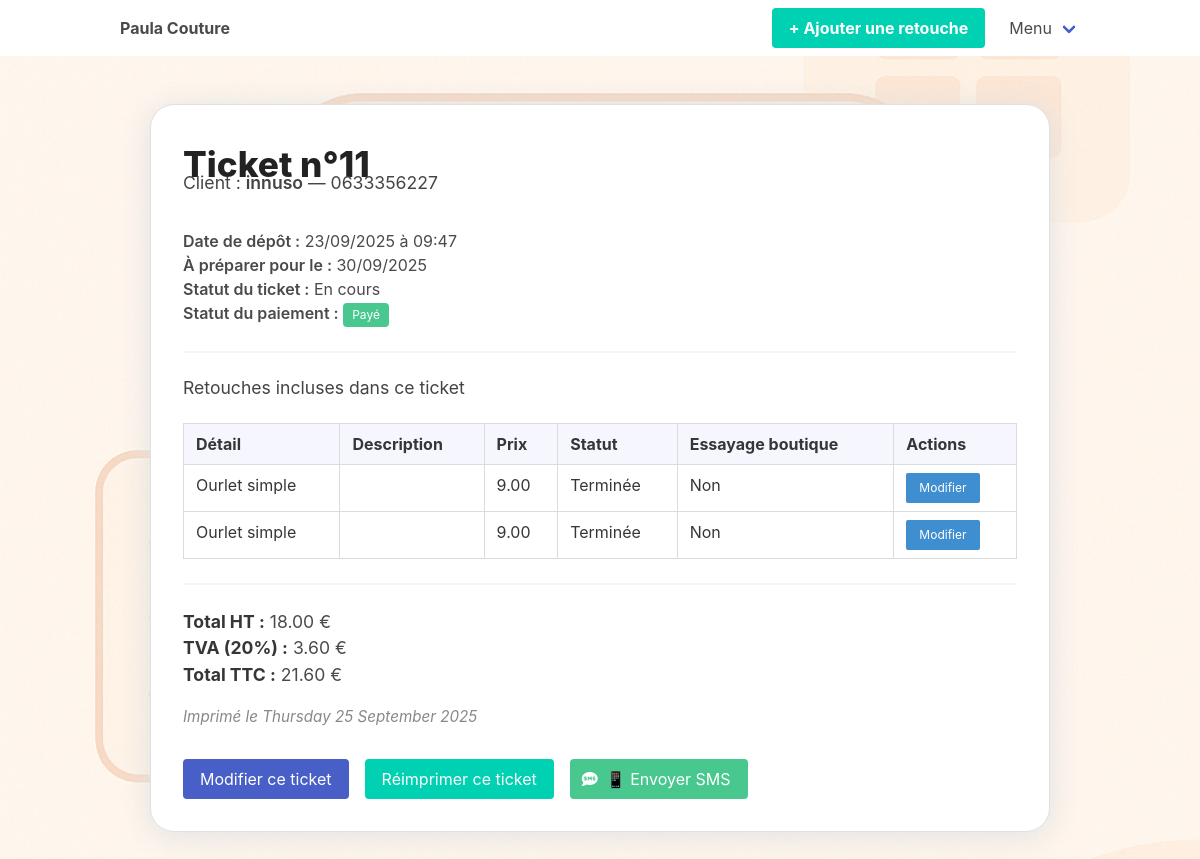
/ticket/11, run on the app's committed database.
### mon_atelier/routes.py (models this page shows, shortened)
class Ticket(db.Model):
    id = db.Column(db.Integer, primary_key=True)
    client_id = db.Column(db.Integer, db.ForeignKey('client.id'), nullable=False)
    date_creation = db.Column(db.DateTime, default=datetime.utcnow)
    date_echeance = db.Column(db.Date, nullable=True)
    statut = db.Column(db.String(20), default='En cours')
    commentaire = db.Column(db.Text, nullable=True)
    paye = db.Column(db.Boolean, default=False, nullable=False)
    retouches = db.relationship('Retouche', backref='ticket', cascade="all, delete-orphan")

class Client(db.Model):
    id = db.Column(db.Integer, primary_key=True)
    nom = db.Column(db.String(100), nullable=False)
    numero_telephone = db.Column(db.String(20), nullable=True, unique=False)
    retouches = db.relationship('Retouche', backref='client', lazy='dynamic', cascade="all, delete-orphan")
    tickets = db.relationship('Ticket', backref='client', lazy=True)

class Retouche(db.Model):
    client_id = db.Column(db.Integer, db.ForeignKey('client.id'), nullable=False)
    ticket_id = db.Column(db.Integer, db.ForeignKey('ticket.id'), nullable=False)
    id = db.Column(db.Integer, primary_key=True)
    prix = db.Column(db.Float, nullable=True)
    description = db.Column(db.Text, nullable=True)
    statut = db.Column(db.String(20), default='En cours')
    essayage_boutique = db.Column(db.Boolean, default=False)
    detail_retouche_id = db.Column(db.Integer, db.ForeignKey('detail_retouche.id'), nullable=True)
    detail = db.relationship('DetailRetouche', backref='retouches')

class DetailRetouche(db.Model):
    id = db.Column(db.Integer, primary_key=True)
    nom = db.Column(db.String(100), nullable=False)
    prix = db.Column(db.Float, nullable=True)
    sous_categorie_id = db.Column(db.Integer, db.ForeignKey('sous_categorie.id'), nullable=False)
    fournitures = db.relationship('Fourniture', secondary=retouche_fournitures, lazy='subquery',
    backref=db.backref('details_retouche', lazy=True))

### mon_atelier/routes.py (the view)
@app.route('/ticket/<int:ticket_id>')
def detail_ticket(ticket_id):
    ticket = Ticket.query.get_or_404(ticket_id)
    client = ticket.client
    retouches = ticket.retouches
    total_ht = sum(r.prix or 0.0 for r in retouches)
    tva_rate = app.config.get('TVA_RATE', 0.2)
    montant_tva = total_ht * tva_rate
    total_ttc = total_ht + montant_tva
    now = datetime.now()
    now_fr = now.strftime('%A %d %B %Y')
    return render_template(
        'ticket_detail.html',
        ticket=ticket,
        client=client,
        retouches=retouches,
        total_ht=total_ht,
        montant_tva=montant_tva,
        total_ttc=total_ttc,
        tva_rate=tva_rate,
        now=now,
        now_fr=now_fr
    )

### mon_atelier/__init__.py (called while the page is built)
@app.context_processor
def inject_config():
    return dict(config=app.config)

@app.context_processor
def inject_timedelta():
    return dict(timedelta=timedelta)

### mon_atelier/templates/ticket_detail.html (shortened to what this page needs)
{% extends 'base.html' %}
{% block content %}
<section class="section" style="background: #eaf3fa; min-height: 100vh;">
    <div class="container">
        <div class="box" style="max-width: 900px; margin: 0 auto; box-shadow: 0 4px 32px #e0e0e0; border-radius: 24px; overflow: hidden; background: #fff; padding: 2.5rem 2rem 2rem 2rem;">
            <h1 class="title" style="font-size:2.2rem; font-weight:800; color:#222; margin-bottom:0.2em;">Ticket n°{{ ticket.id }}</h1>
            <h2 class="subtitle" style="font-size:1.1rem; color:#444; margin-bottom:2em;">Client : <span style="font-weight:600;">{{ client.nom }}</span> — {{ client.numero_telephone }}</h2>
            <div style="margin-bottom:1.2em;">
                <span style="font-weight:600;">Date de dépôt :</span> {{ ticket.date_creation.strftime('%d/%m/%Y à %H:%M') if ticket.date_creation else 'Non renseignée' }}<br>
                <span style="font-weight:600;">À préparer pour le :</span> {{ ticket.date_echeance.strftime('%d/%m/%Y') if ticket.date_echeance else 'Non renseignée' }}<br>
                <span style="font-weight:600;">Statut du ticket :</span> {{ ticket.statut }}<br>
                <span style="font-weight:600;">Statut du paiement :</span>
                {% if ticket.paye %}
                    <span class="tag is-success">Payé</span>
                {% else %}
                    <span class="tag is-warning">Non Payé</span>
                {% endif %}<br>
            </div>
            <hr>
            <h2 class="subtitle is-4" style="font-size:1.1rem; color:#444;">Retouches incluses dans ce ticket</h2>
            <div style="overflow-x:auto;">
                <table class="table is-fullwidth is-bordered" style="background:#fff;">
                    <thead>
                        <tr style="background:#f6f6ff;">
                            <th>Détail</th>
                            <th>Description</th>
                            <th>Prix</th>
                            <th>Statut</th>
                            <th>Essayage boutique</th>
                            <th>Actions</th>
                        </tr>
                    </thead>
                    <tbody>
                        {% for r in retouches %}
                        <tr data-id="{{ r.id }}">
                            <td class="retouche-detail">{{ r.detail.nom if r.detail else '' }}</td>
                            <td class="retouche-description">{{ r.description }}</td>
                            <td class="retouche-prix">{{ '%.2f'|format(r.prix or 0) }}</td>
                            <td class="retouche-statut">{{ r.statut }}</td>
                            <td>{% if r.essayage_boutique %}Oui{% else %}Non{% endif %}</td>
                            <td>
                                <button class="button is-small is-info edit-retouche-btn" data-id="{{ r.id }}">Modifier</button>
                            </td>
                        </tr>
                        {% endfor %}
                    </tbody>
                </table>
            </div>
            <hr>
            <div style="font-size:1.1rem; margin-bottom:1em;">
                <strong>Total HT :</strong> {{ '%.2f'|format(total_ht) }} €<br>
                <strong>TVA ({{ (tva_rate * 100)|int }}%) :</strong> {{ '%.2f'|format(montant_tva) }} €<br>
                <strong>Total TTC :</strong> {{ '%.2f'|format(total_ttc) }} €
            </div>
            <div style="color:#888; font-size:0.95em; margin-bottom:2em;"><em>Imprimé le {{ now_fr }}</em></div>
            <div style="display:flex; gap:1rem; flex-wrap: wrap;">
                <a href="{{ url_for('modifier_ticket', ticket_id=ticket.id) }}" class="button is-link">Modifier ce ticket</a>
                <a href="{{ url_for('reimprimer_ticket', ticket_id=ticket.id) }}" class="button is-primary">Réimprimer ce ticket</a>
                {% if client.numero_telephone %}
                <a href="{{ url_for('envoyer_sms', ticket_id=ticket.id) }}" class="button is-success">
                    <span class="icon">
                        <i class="fas fa-sms"></i>
                    </span>
                    <span>📱 Envoyer SMS</span>
                </a>
                {% endif %}
            </div>
        </div>
    </div>
</section>
{% endblock %}

### mon_atelier/static/css/custom.css (style rules this page uses)
html { background-image: url('/static/images/fond_calendrier.png') !important; background-size: cover !important; background-position: center !important; background-attachment: fixed !important; }
body { background-color: transparent !important; }
.section { background-color: transparent !important; }
.box { background: #fff !important; box-shadow: 0 6px 20px rgba(0,0,0,0.07); border-radius: 12px; border: 1px solid #e0e0e0; }

### mon_atelier/templates/base.html (style rules this page uses)
body { background-color: #f6f6ff; }
.box { background-color: white; }

### data on the page
Ticket: id "11", date_creation "23/09/2025 à 09:47", date_echeance "30/09/2025", statut "En cours"
Client: nom "innuso", numero_telephone "0633356227"
Retouche: detail "Ourlet simple", prix "9.00", statut "Terminée", essayage_boutique "Non"
Retouche: detail "Ourlet simple", prix "9.00", statut "Terminée", essayage_boutique "Non"

### other printed values
{{ '%.2f'|format(total_ht) }} "18.00"
{{ (tva_rate * 100)|int }} "20"
{{ '%.2f'|format(montant_tva) }} "3.60"
{{ '%.2f'|format(total_ttc) }} "21.60"
